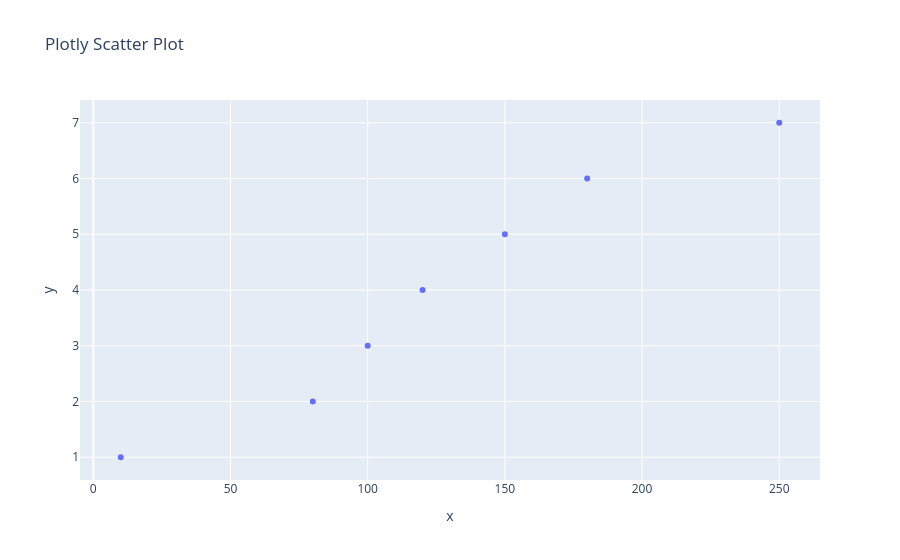

The notebook cell saved with this chart:
### Code cell
import numpy as np
import matplotlib.pyplot as plt
import plotly.express as px

# ---------- 3D Scatter Plot ----------
X = np.array([1, 2, 6, 8, 12, 14, 20])
Y = np.array([3, 8, 1, 10, 12, 16, 18])
Z = np.array([0.01, 0.02, 0.00, 0.03, -0.01, 0.02, 0.00])  # small values like image

fig = plt.figure(figsize=(10, 7))
ax = plt.axes(projection='3d')

plot_3d = ax.scatter3D(X, Y, Z, c=Z, cmap='viridis')  # color mapping

fig.colorbar(plot_3d)  # color bar like your image

ax.set_xlabel("X")
ax.set_ylabel("Y")
ax.set_zlabel("Z")

plt.title("3D Scatter Plot")
plt.show()


# ---------- Plotly Scatter ----------
X = np.array([10, 80, 100, 120, 150, 180, 250])
Y = np.array([1, 2, 3, 4, 5, 6, 7])

fig = px.scatter(x=X, y=Y, title="Plotly Scatter Plot")
fig.show()

### Figure 1 — Plotly figure (JSON) as saved in the notebook; plotly's stock layout.template omitted (floating-point values rounded to 4 significant figures)
{"data": [{"hovertemplate": "x=%{x}<br>y=%{y}<extra></extra>", "legendgroup": "", "marker": {"color": "#636efa", "symbol": "circle"}, "mode": "markers", "name": "", "orientation": "v", "showlegend": false, "type": "scatter", "x": [10, 80, 100, 120, 150, 180, 250], "xaxis": "x", "y": [1, 2, 3, 4, 5, 6, 7], "yaxis": "y"}], "layout": {"legend": {"tracegroupgap": 0}, "title": {"text": "Plotly Scatter Plot"}, "xaxis": {"anchor": "y", "domain": [0, 1], "title": {"text": "x"}}, "yaxis": {"anchor": "x", "domain": [0, 1], "title": {"text": "y"}}}}
